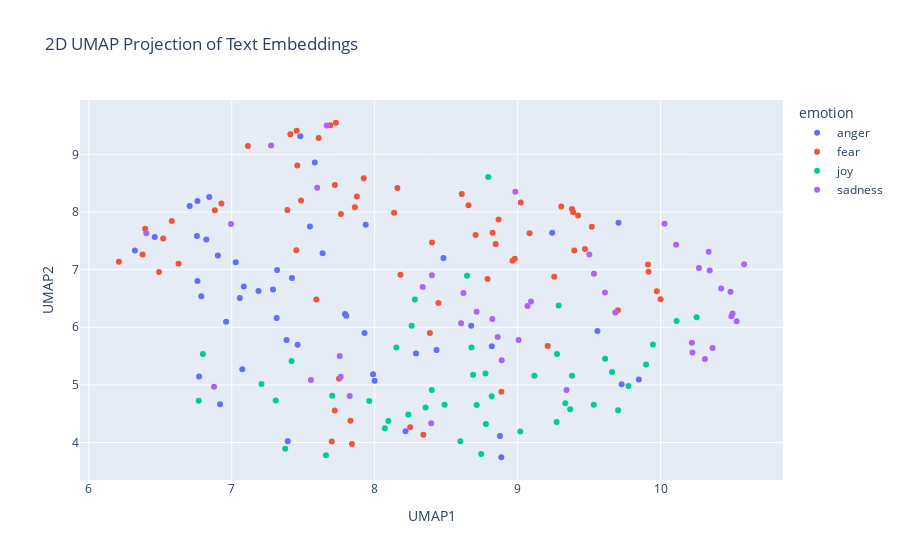

The code cell stored with this chart in its notebook:
### Code cell
import pandas as pd
import numpy as np
import umap
import plotly.express as px

# Concatenate the training and test data
combined_df = pd.concat([train_df_new, test_df_new], ignore_index=True)

# Prepare the embeddings for UMAP
# Convert the list of embeddings into a 2D numpy array
X_embeddings = np.array(combined_df['embeddings_values'].tolist())

# Apply UMAP for dimensionality reduction
reducer = umap.UMAP(n_components=2, metric='cosine', random_state=28) 
embedding_2d = reducer.fit_transform(X_embeddings)

# Create a DataFrame for plotting
df_plot = pd.DataFrame(embedding_2d, columns=['UMAP1', 'UMAP2'])
df_plot['emotion'] = combined_df['emotion']
df_plot['intensity'] = combined_df['intensity']
df_plot['text'] = combined_df['text']


# Visualize the embeddings with Plotly
fig = px.scatter(
    df_plot,
    x='UMAP1',
    y='UMAP2',
    color='emotion',  # Color points by the 'emotion' column
    hover_data=['text', 'intensity'],  # Show text and intensity on hover
    title='2D UMAP Projection of Text Embeddings'
)

fig.show()

### Figure 1 — Plotly figure (JSON) as saved in the notebook; plotly's stock layout.template omitted (floating-point values rounded to 4 significant figures)
{"data": [{"customdata": [["@JustPyroNow are you gonna do any kind of community raids when wrath of the machine drops?", 0.375], ["Bitches aggravate like what inspires you to be the biggest cunt known to man kind?", 0.854], ["Guy across from me in a really ugly suit cannot stop expressing his displeasure", 0.5], ["Do not despise the Lord ’s #discipline, do not #resent his rebuke, because the #Lord disciplines those he loves... #Proverbs 3:11-12", 0.5], ["you know cyran still hasn't done makeup based on jeongguk's tiddy like i suggested and i'm #offended", 0.479], ["I get so angry at people that don't know that you don't have a stop sign on Francis and you do at Foster #road ", 0.792], ["I get embarrassed at the slightest things and then I'll fret about it all day I hate it", 0.438], ["I wonder what American city will be next to protest about police shootings. Who's next? Smh. #whenwillitstop #angry #howmanymoretimes", 0.708], ["What the fuck am I supposed to do with no lunch, no dinner, no money and I'm off to work  #hangry #day5", 0.729], ["When you break a record in #madden I wish it didn't say the same shit after every rush like you just broke the record. #shutupphilsimms", 0.812], ["straight people are canoodling on the quad and I'm ", 0.417], ["If someone keeps #laughing at you, don't #fret  . At least u r giving #happiness .'\\n#quotes #quotestoliveby", 0.229], ["@Sophiejulia @CalebAtChipotle @calebpressleyxo relentless pipe thirst #sheltered", 0.438], ["Since the 'update' my @iPhone loses power nearly 40% faster. ", 0.438], ["@BIGGKATZ BUT arms (focused rage) is overpowered, it will be getting nerfed. It'll still be stronger than fury though", 0.468], ["the 1975 are playing antichrist why won't @sundarakarma play hustle it's an outrage", 0.417], ["@LouisFil just curious as to what you mean. No rush, no animosity, no disdain.", 0.458], ["Now that I have my ex's number now its time to prank him. #revenge #prank #whatprankIshoulddo seriously what prank I should I do", 0.5], ["@arppaul @chetanlfc @mannkakhiladi @dey_spandan @umeroffcial  Comparing Akshay Sir with this zandu balm is an insult to Akshay Sir.", 0.5], ["@JasonMillerinDC @realDonaldTrump Prudence suggests that a 8+% bump over 2-3 weeks should be viewed with SKEPTICISM. Media/HRC axis ", 0.5], ["@Trump_Videos she looks completely #rabid @realDonaldTrump", 0.5], ["@RoyEnglish roy as fiery", 0.5], ["Gotta wonder why Caller Max listens to the show in the first place if you so incense him @MSignorile", 0.375], ["@sippycoups if it hurts too much to eat, i read somewhere that marshmallows are good bc they are soft and don't irritate", 0.375], ["Follow up. Follow through. Be . #success", 0.125], ["Cheap pout my brodcast", 0.232], ["follow my girl tiff she only got 3 followers💖💘💖💘💘 @00tiffanyr", 0.188], ["Grateful for all the hungry people in my life! Hungry to learn, change, grow, help, etc - not sure anybody has it better! #relentless", 0.167], ["when you find out the initiative isn't even a thing 😧 ", 0.312], ["If I spend more than £10 in shimmy on £1 drinks I'll be raging, but we all know it's gonna happen", 0.5], ["@JustinRow10 dude the new madden 17? Haha", 0.231], ["This all resent #India #Pakistan problem is save #NawazSharif\\n@ImranKhanPTI\\n@PTIofficial", 0.312], ["Follow me on Snapchat 👻 Carlabtst15 #snapchat ", 0.188], ["Once again the only thing on my feed is naay raging about something and my brother filling in all the gaps", 0.75], ["@warFarePower dip it in boiling water", 0.396], ["Ever put your fist through your laptops screen? If so its time for a new one lmao #rage #anger #hp", 0.646], ["@BonesARP 'That is a disappointment.'\\n\\nHe fakes a pout, then starts to chuckle.", 0.438], ["Unbelievable takes 10 minutes to get through to @BarclaysUK then there's a fault and the call hangs up  #treatcustomersfairly", 0.604], ["@pbhushan1 @IndianExpress so in your opinion is this the worst delhi govt? #acrid  #hypocrisy", 0.526], ["[ @HedgehogDylan ] *she would frown a bit, folding her arms* 'why is it that every time I'm in need of assistance someone expects a lil **", 0.5], ["Just watched Django Unchained, Other people may frown, but I titter in delight! 2/5", 0.229], ["Sometimes I get mad over something so minuscule I try to ruin somebodies life not like lose your job like get you into federal prison #anger", 0.646], ["@TrussElise Obama must be fuming.. lol", 0.5], ["I think @Sam_Canaday &amp; @KYLEJDOWSON must actually have to be working like me &amp; @dowson_brady because I havent got any snap chat videos today", 0.25], ["You're so thirsty for the chance to disagree w/ the left, that you don't even realize when something is an affront to your bigoted platform.", 0.5], ["Sorry guys I have absolutely no idea what time i'll be on cam tomorrow but will keep you posted. #fuming", 0.417], ["Eat my ass' is no longer an insult", 0.438], ["@reluctantnicko Don't ask, you don't get. Apologies if I've offended you. All due respect Alan, I think you've been fed duff info.", 0.427]], "hovertemplate": "emotion=anger<br>UMAP1=%{x}<br>UMAP2=%{y}<br>text=%{customdata[0]}<br>intensity=%{customdata[1]}<extra></extra>", "legendgroup": "anger", "marker": {"color": "#636efa", "symbol": "circle"}, "mode": "markers", "name": "anger", "orientation": "v", "showlegend": true, "type": "scatter", "x": [7.384, 7.028, 7.937, 8.886, 7.421, 7.084, 9.706, 6.76, 7.317, 7.636, 9.558, 9.727, 8.0, 7.581, 7.314, 7.547, 7.929, 7.289, 6.843, 6.323, 6.461, 7.989, 6.756, 8.82, 8.216, 6.771, 7.392, 8.876, 8.481, 9.241, 7.461, 6.706, 6.918, 6.961, 8.289, 7.056, 8.675, 7.48, 6.76, 8.433, 9.848, 7.187, 6.787, 7.074, 6.822, 7.792, 6.903, 7.801], "xaxis": "x", "y": [5.781, 7.129, 7.777, 3.745, 6.854, 6.707, 7.815, 6.801, 6.993, 7.284, 5.934, 5.012, 5.07, 8.858, 6.162, 7.749, 5.899, 6.656, 8.258, 7.331, 7.565, 5.186, 7.581, 5.669, 4.198, 5.147, 4.022, 4.114, 7.2, 7.641, 5.698, 8.105, 4.666, 6.094, 5.546, 6.508, 6.025, 9.313, 8.189, 5.606, 5.094, 6.629, 6.538, 5.271, 7.522, 6.229, 7.243, 6.201], "yaxis": "y"}, {"customdata": [["@Theresa_Talbot @fleurrbie Haha...sorry about the dreadful puns... I need to get out more....I've been cooped up lately...", 0.562], ["@AlanAlanconway Same it's good but not great.Don't Breathe is the horror film of the month for me. My Fav horror film of the year (so far)", 0.292], ["shake fries", 0.181], ["I'm used to bears, I'm used to coyotes, I love the idea of wolves. But this is hard. I don't want to be fearful of the meadow or the pines.", 0.688], ["@Melanie_Pierce @HunterHayes awe ain't he a sweetheart? He's adorable! 😊😍❤️", 0.083], ["Just had to reverse half way up the woods to collect the dog n I've never even reverse parked in my life 🙄 ", 0.625], ["@___margs @juliana_f_reyes Hey Michael! Thanks for following up, yeah I think you'd be a terrific contrib. Looping in assoc ed Juliana", 0.25], ["Someone wake me when @Therealkiss make 2016 remix of 'Why'❗️b/w #TerrenceCrutcher #Election2016 #colinkapernick #terrorism #riots this 2much", 0.688], ["Even death is unreliable. Instead of zero it may be some ghastly hallucination, such as the square root of minus one.  Samuel Beckett", 0.688], ["Hope was an instinct only the reasoning human mind could kill. An animal never knew despair.", 0.521], ["Late night #thoughts. Feeling .", 0.5], ["@realDonaldTrump @KellyannePolls New campaign slogan idea...'I know you are but what am I?' #bully #Trump2016 #yourefired #deflect", 0.521], ["Just want Saturday to be over but then again I want to do good #LSAT ", 0.354], ["@sjgreer24 @cciedotnyc @Buttockus @ChrisCJackson @Bayonethics Have you read the OT and Pauline Epistles? They have countless horrid rules", 0.396], ["Sounds like Donald Trump has spent today just making extra, extra sure he'd get those frightened white, conservative, racist votes.", 0.625], ["Put my passport in a safe back after getting back from Australia 🌏. Only problem is now I can't remember where the safe is!! #panic 🛂", 0.75], ["Saga: When all of your devices and teles fail just in time for bake off  #gbbo", 0.583], ["Super shitting it about this tattoo ", 0.604], ["Wish I was a kid again. The only stressful part was whether Gabriella and Troy would get back together or not. #hsm2 ", 0.458], ["That's fucking horrific defending from Schalke", 0.562], ["$100 says Teufel is 'reassigned' within the organization before next year, but I wish it was sooner... #Mets #thirdbasecoach  #lgm", 0.417], ["Some questions you get on Twitter make you want to despair. We've been so battered. We complain but aren't convinced things could be better.", 0.66], ["That feeling you get when you know the information but scared you might do bad on a test #collegelife #nervous 😥😥", 0.854], ["@p4pictures it would be great but what if the card crashes 😱. It's happened to me twice #nightmare", 0.854], ["Hennessey - dreadful. Mutch - is he even on the pitch? Fryers - out of his depth unfortunately. #CPFC", 0.417], ["Today was horrible and it was only half a day", 0.854], ["I can't imagine keeping malice with my brothers!! I shudder when I see siblings estranged and all", 0.667], ["mattmilne76 Thank you for letting us know!  Please do not hesitate to contact us in the future, if our assistance is needed. Thank you!", 0.146], ["Recording some more #FNAF and had to FaceTime my mum to let her know I was okay after I let out a high pitched scream 😂  #suchagirl", 0.458], ["@falklands_utd @mauriciomacri \\nbecause distrust in life , Argentina has a lot of heart and this President is worth every vote.", 0.312], ["The radio just told me Lady GaGa is going country, which is like if the Beatles decided to do opera singing for their final albums #awful", 0.375], ["Unruly kids at 8am in the morning #nothanks ripping the flower beds up by the roots while their parents watch ", 0.322], ["@MikeGrunwald Anything is better than a Trump ramble. He is awful. Truly truly awful.", 0.625], ["@eileen_davidson on RHOBH, you just do not want to assume an affair while you were married so you criticize @LisaVanderpump! #awful", 0.479], ["Rojo is shocking.......absolutely shocking !!!", 0.625], ["My view of the human being is as a dynamic expression of the Cosmos we exist within #humanism #awe", 0.142], ["Now this is getting out of hand. I'm freaked out by this death...and I'm God!! #mommaGrendel ", 0.812], ["my mom recorded nightmare before Christmas for me 😍😍😍 I LOVE IT 💕", 0.14], ["I like the commercial where @kohara19, on a chocolate milk bender, steals a soccer ball from some guys and refuses to give it back. #bully", 0.396], ["@bobcesca_go @sesmithesq \\nDidn't Florida 2000 teach you anything? I live here in Palm Beach County and lived through that nightmare.", 0.604], ["When a guy comes on the train that smells like a mixture of a damp dog, old sweat and sewage works!!!! #gross  #getoffthetrain #smelly", 0.438], ["@BartholomewD It's -terrible-! We're going to the local fish/chip place in Kirribilli ", 0.354], ["My bus was in a car crash... I'm still shaking a bit... This week was an absolute horror and this was the icing on the cake... ", 0.92], ["@JasonBHampton it's Bowers. I went and drove it for a while this evening #horrible", 0.447], ["I'm scared that my coworkers are going to submit me to one of those 'wardrobe makeover' shows.  #fashion", 0.5], ["#WTF @NYSCHereToHelp @NYSC allows #gym #bully #atmosphere! #jumpship #nasty #atmosphere #unprofessional", 0.479], ["Donnie trumpeter is a vapid and vacant vile viper slithering through the landscape and playing on the gears of the fearful and afraid.", 0.604], ["Super shitting it about this tattoo #nervous", 0.88], ["@mikebairdMP @AndrewConstance @nswtaxi how many sex cases u need before u guys learn UBER is shocking to the consumer unregulated", 0.646], ["@Netflix_ME penny dreadful season 3?", 0.3], ["I seem to alternate between 'sleep-full' and sleepless nights. Tonight is a sleepless one. 😕 #insomnia  #notfair", 0.583], ["On @Varneyco/@FoxBusiness to talk latest on #Chelsea Bombing + #Ahmad_Khan_Rahami's trips to #Afghanistan/#Pakistan #tcot ", 0.604], ["@AttentiAlGatto LOL! Why would it scare me? It doesn't make any sense at all but it doesn't scare me! {chuckles}", 0.292], ["Staff on @ryainair FR1005. Asked for info and told to look online. You get what you pay for. #Ryanair @STN_Airport #Compensation ", 0.312], ["If i start growing out my mustache now, I can be Pablo Escobar for Halloween!!!", 0.25], ["The Apocalypse has hit our gym and it's  nothing what I thought it would be...\\n\\nEveryone is wearing vests! What if it's contagious? #afraid", 0.812], ["Trying to book holiday flights on @britishairways website is becoming a ", 0.312], ["Losing to Villa...'@M0tivati0nQuote: Most of the things people worry about are things that won't even matter to them a few months from now.'", 0.311], ["Thanks for ripping me off again #Luthansa €400 not enough for a one way flight to man from Frk then €30 for a bag then free at gate ", 0.375], ["So about 18mths ago i signed up to @Lumo_Energy for their @VirginAustralia / Velocity FF deal. 18 months in still no FF points ", 0.271], ["@fatgirlhealthy @MBSCBILL ....so that what do to use violence and intimidation for a polictical agenda.; aka terrorism?", 0.667], ["So about 18mths ago i signed up to @Lumo_Energy for their @VirginAustralia / Velocity FF deal. 18 months in still no FF points #shocking", 0.479], ["“We can easily #forgive a #child who is #afraid of the #dark; the real #tragedy of #life is when #men are #afraid of the #light.”–Plato", 0.375], ["You want  bad service use #frontier they have #terrible service. Go to #AT&amp;T anybody is better. I am going to complain to better business", 0.333]], "hovertemplate": "emotion=fear<br>UMAP1=%{x}<br>UMAP2=%{y}<br>text=%{customdata[0]}<br>intensity=%{customdata[1]}<extra></extra>", "legendgroup": "fear", "marker": {"color": "#EF553B", "symbol": "circle"}, "mode": "markers", "name": "fear", "orientation": "v", "showlegend": true, "type": "scatter", "x": [8.386, 7.721, 9.21, 9.396, 7.841, 9.389, 8.341, 6.491, 8.846, 9.256, 10.0, 6.211, 9.912, 6.581, 6.521, 9.38, 8.609, 9.305, 9.916, 7.485, 8.446, 8.181, 9.519, 8.706, 7.721, 8.657, 7.592, 8.248, 8.964, 7.452, 7.389, 8.136, 6.882, 6.928, 7.861, 8.886, 8.825, 7.7, 7.83, 8.401, 7.764, 7.923, 9.022, 8.159, 9.083, 7.875, 6.395, 9.423, 7.113, 7.75, 9.974, 6.376, 8.98, 7.69, 8.79, 8.867, 7.729, 9.702, 7.608, 7.454, 6.628, 7.41, 9.471, 7.459], "xaxis": "x", "y": [5.899, 4.555, 5.674, 7.331, 3.976, 7.996, 4.133, 6.958, 7.444, 6.875, 6.484, 7.137, 7.091, 7.843, 7.54, 8.05, 8.311, 8.096, 6.964, 8.201, 6.42, 6.912, 7.742, 7.602, 8.466, 8.116, 6.482, 4.267, 7.155, 7.335, 8.036, 7.985, 8.031, 8.148, 8.083, 4.882, 7.64, 4.02, 4.378, 7.468, 7.967, 8.584, 8.164, 8.418, 7.632, 8.269, 7.71, 7.938, 9.146, 5.106, 6.627, 7.262, 7.188, 9.506, 6.839, 7.869, 9.547, 6.293, 9.284, 9.408, 7.101, 9.346, 7.359, 8.807], "yaxis": "y"}, {"customdata": [["tfw you're en-route to your future :) !! @HUCJIR i'm coming for ya! #openhouse #futurecantor  #NYCletsgo", 0.56], ["It's Thursday which means it's Grey's day #TGIT ", 0.656], ["Update: I have yet to hang out with @MisElizaJane, but I'm still hopeful! #optimism", 0.462], ["Go follow #beautiful #Snowgang ♥@Amynicolehill12 ♥ #Princess #fitness #bodyposi #haircut #smile #Whitegirlwednesday", 0.604], ["The bounty hunter things a bit lively", 0.262], ["It's just the lack of company and liveliness out here that makes me bored.", 0.058], ["@biggerthanyuu He's flushed upon hearing the feeling is reciprocated. He's elated to shove himself right into his arms and hug him tightly.+", 0.5], ["We are elated to have @lisavol, Sid Espinosa and @dyuliharris, ready to inspire innovative students!!  @knightfdn @MicrosoftSV @JessicaWeare", 0.7], ["@UKLittleKitchen Defo a hearty root veg gratin. Nice comfort food as Autumn kicks in", 0.48], ["@elena_yip My random guesses for you! A potential Amelie, Kenneth of 30 Rock (but YA instead of TV) &amp; maybe w/ the optimism of Lara Jean?", 0.36], ["@FullTimeDEVILS Memphis looking bright. Rojo looking like Rojo.", 0.473], ["Meanwhile, the so-called M’s fans sit there knitting or sleeping not sure which but they certainly aren’t cheering like the other teams fans", 0.271], ["*violently screams at the four winds* WE AINT EVER GETTING OLDER *cute jovial rhythm starts* *moves hips along and waves arms in the air*", 0.604], ["What a great training course, lots of photos, fun and laughter. Photo's will be up soon #Boostercourse #fun ", 0.74], ["@MerenthaProphet - the Hunter in this way, content and joyous in simple, domestic bliss? I cannot wait for word of who you truly are to -", 0.349], ["I found #marmite in Australia. `:) ", 0.558], ["Ooh #hygge, candles, jasmine tea &amp; #GBBO ", 0.68], ["@carysmithwriter @Maria_Savva @RealRockAndRoll We're the least known band in the World, but so glad you asked #muchlove ", 0.5], ["@weebtard sparkling water wyd", 0.229], ["@ItWontCostMuch_ 'Bed done... floor will be done last... curtains! A-hah!' She tried to sound all happy and cheery but she really wasn't.--", 0.229], ["@liamch88 yeah! :) playing well ", 0.688], ["@crumpledlinen he chirp", 0.292], ["Icon is pochama.\\nHe is very cute and easily elated.", 0.64], ["@u4uzoma Boss I see you as someone that is jovial and funny. Tho av not met u in person.", 0.5], ["Lmboo , using my nephew for meme ", 0.646], ["Am I watching #BacheloretteAU or Zoolander ? #hilarious #samvrhys", 0.646], ["Smile at people and see what happens.  I think you'll be surprised #smile more #surprisepeople #influenceinternational", 0.729], ["I #rejoice in following your statutes as one rejoices in great riches. -Psalm 119:14 #TheBible", 0.434], ["@Nekudere oh ok, yeah I felt dumb like I think I would have known if it was animated at least lmao", 0.479], ["Turns out 'it' wasn't even anything to be concerned about at all. Im happy and a bit frustrated it took so long to get this answer.", 0.135], ["Make someone happy ^_^", 0.604], ["@BrightPigSEO @BrightPigSEO we provide dignified and professional funerals at prices families can afford #satisfied clients #bright pig", 0.345], ["My future must be bright af.", 0.536], ["Watch this amazing live.ly broadcast by @__.mila.__  #musically", 0.458], ["@iamglenn35 the forth character? No... not gleeful enough...", 0.146], ["@liamch88 yeah! :) playing well #optimism", 0.625], ["@GigaFag @pipertownsend_ snapchat new would beg to differ #optimism", 0.396], ["It feels good to get outside for a minute and get some fresh air.  It's hard to stay cooped up inside all day ", 0.58], ["Our tone of voice: we're like One Direction, we're thoughtful and timid, yet playful", 0.423], ["The smell of freshly cut grass didn't even cheer me up...boy oh boy", 0.229], ["I'm absolutely in love with Laurie Hernandez, she's so adorable and is always so cheerful!", 0.788], ["@Bridget_Jones was joyous. Worried I would be disappointed. Most definitely was not. #chickflick #giggles #comethefuckonbridget", 0.68], ["@diehimbeertonis She developed her 'forced smile'. I can force myself to describe it 'a little hearty maybe, sanki biraz':)", 0.208], ["How can l rule my mind !!!!!! \\nIt's hilarious that you can't 😭😑😮", 0.396], ["@harrietemmett great minds think alike. ", 0.479]], "hovertemplate": "emotion=joy<br>UMAP1=%{x}<br>UMAP2=%{y}<br>text=%{customdata[0]}<br>intensity=%{customdata[1]}<extra></extra>", "legendgroup": "joy", "marker": {"color": "#00cc96", "symbol": "circle"}, "mode": "markers", "name": "joy", "orientation": "v", "showlegend": true, "type": "scatter", "x": [8.778, 8.646, 8.399, 7.374, 9.38, 10.25, 9.334, 8.599, 8.071, 8.489, 7.703, 9.287, 9.275, 9.018, 8.775, 8.794, 8.819, 8.356, 8.151, 9.612, 8.095, 8.677, 9.367, 9.273, 6.798, 7.419, 9.703, 8.745, 8.258, 9.899, 9.533, 7.307, 8.714, 6.769, 8.688, 8.235, 7.208, 9.947, 9.117, 10.11, 7.659, 9.776, 9.661, 8.281, 7.962], "xaxis": "x", "y": [4.32, 6.894, 4.912, 3.893, 5.161, 6.172, 4.68, 4.022, 4.248, 4.655, 4.813, 6.378, 5.536, 4.191, 5.196, 8.607, 4.804, 4.609, 5.649, 5.453, 4.376, 5.648, 4.578, 4.355, 5.537, 5.417, 4.56, 3.803, 6.026, 5.355, 4.654, 4.728, 4.651, 4.723, 5.175, 4.485, 5.016, 5.701, 5.157, 6.109, 3.779, 4.982, 5.223, 6.483, 4.721], "yaxis": "y"}, {"customdata": [["i miss the guy who always make me sulk", 0.604], ["New job training= too much meat eating! Oh well. Also- got approved to drive for Lyft! Just need a car... #day35 #sober", 0.312], ["@TxDMV @ArkansasBBB i filled out the report on #baitswitch by @Carvana lets go get them fines levied. #badbusiness #honoryourdeal #unhappy", 0.542], ["#PeopleLikeMeBecause of some unknown reason but I try to discourage it", 0.278], ["@ThatWhiteSoxFan @tbtrill not as sad as the White Sox playing record ;)", 0.438], ["@DeltaAssist Tried 2 get earlier flt 2day  @BWI Turnd away bcuz it was 2 late Then agent let other pas on #silvereliteleftbehind #unhappy", 0.667], ["What do you get when you cross an #apple tree and a #pine tree? 🍎🌲\\nNothing. You can't cross-pollinate #deciduous and #coniferous #trees.", 0.146], ["@KatieBurnett ha freshers blues would love to re do all again ... ha nice tshirt .. vote for Pedro", 0.167], ["Do not be discouraged by a slowing sales market. This will test your business model and pinpoint #strengths and #weaknesses.' @Ken_Dunn", 0.271], ["@GriffinLaneP @Mediaite The Left has been protected so long, they've lost their reasoning power.", 0.312], ["Well i did hear once before that girls are attracted to men that look like their dad!  👌 #serious", 0.188], ["“The immense importance of football is sometimes scary. When you don’t win you are responsible for so many unhappy people.” - Arsene Wenger", 0.396], ["It's become a verb. 'I'm gonna Villaseñor all those old contacts I don't need anymore.' #sadness @melissavcomedy #waitingforexplanation", 0.542], ["So depressing that it's darker so much earlier now", 0.75], ["Y'all tune into Snapchat for Beans funereal", 0.5], ["@cherrivarisco @audubonsociety Oh yes, males are colourful and the Females are dull, so that they can blend in to their environment.", 0.292], ["Currently unfollowing anything relating to disneyworld or Florida! #holidayblues #depressing #wantogoback 😭💔", 0.75], ["So now... yeah. I'm home again.\\nStill feeling mixed up inside &amp; kinda gloomy. But a little more optimistic that I'll figure this out.", 0.521], ["so gutted i dropped one of my earrings down the sink at school", 0.667], ["@littlemore20 I had a nice Italian ice-cream whilst resting my tired paws. Honey flavoured, naturally! #FurryTails #lost #Venice.", 0.271], ["When will the weeks full of Mondays end?? ", 0.688], ["So @JeffProbst those of us born in 85 have no generation! Where is the gen-less tribe! Ha! #survivor #lost soles", 0.354], ["-- used as a pawn in this red woman's game] For now, try not to fret and act as if nothing is amiss. This is a royal -- @TheLadyOfGlenco", 0.354], ["@TNFryed Jesus, you just made think that of all the Vols v fl games I've seen. I've never seen a win. #depression", 0.833], ["What day is it #lost", 0.5], ["The man who is a pessimist before 48 knows too much; if he is an optimist after it, he knows too little.'\\n-Mark Twain", 0.417], ["@TootingCommon stop!!! Don't make me laugh when I'm being sad.", 0.708], ["The moment of the day when you have to start to plaster a smile in your face. #depression", 0.854], ["@jeremycorbyn @magstogether my god is @jeremycorbyn a full shilling? Seriously you need a major rethink or no lab gove in your lifetime ", 0.417], ["@keyshamackie it's fucking dreadful for live footy matches", 0.571], ["The fact I haven't had to wear a bra for a week and knowing I'll have to start wearing one again after tomorrow is depressing 🙄🙄", 0.646], ["When you have 15 doe run the opposite side of you 🙁 #depression", 0.854], ["So I tried to give her time to sober up, while waiting at the our friend's house. 2 hours later, gal wake up out her nap to vomit again.", 0.438], ["Sometimes people leave you halfway through the wood. Do not let it grieve you, no one leaves for good. #youarenotalone #nooneisalone", 0.417], ["@RiRiMathew even when we're fighting I'm laughing. I probably have serious ingrained issues😂🤗", 0.146], ["aaahhhh! a little @OtisRedding to soothe the soul. #music ", 0.25], ["yesterday i finished watching penny dreadful and from all the beautiful things i saw one question remains: were the writers HIM's fans?", 0.312], ["@OHSOVICTORIOUS_ @FaZeAdapt We all seen it coming.. it's sad. But her Instagram comments on her pics are funny. Adapts fans blew it up 😂😂😂", 0.354], ["I'd rather laugh with the rarest genius, in beautiful alliance with his own being, where he kept his sadness. #melancholy", 0.688], ["If you #invest in my new #film I will stop asking you to invest in my new film. #concessions #crime #despair #shortsightedness #celebrities", 0.458], ["Wow just watched Me Before You and it was seriously one of the most depressing movies of my life", 0.667], ["Hello my dear friends, I will be back online this Friday night. I miss you! #sober #sobriety #recovery", 0.417], ["@LeePorter94 @DomMcGovern_ hi Dom I saw u at Notts county away, looking for 1 mufc away ticket will pay ", 0.312]], "hovertemplate": "emotion=sadness<br>UMAP1=%{x}<br>UMAP2=%{y}<br>text=%{customdata[0]}<br>intensity=%{customdata[1]}<extra></extra>", "legendgroup": "sadness", "marker": {"color": "#ab63fa", "symbol": "circle"}, "mode": "markers", "name": "sadness", "orientation": "v", "showlegend": true, "type": "scatter", "x": [10.53, 10.31, 7.275, 9.342, 9.094, 7.665, 8.621, 7.825, 9.683, 6.402, 9.007, 9.611, 9.069, 10.34, 6.876, 8.861, 10.34, 10.22, 10.03, 8.984, 9.502, 7.756, 8.888, 10.27, 8.4, 9.534, 8.713, 10.49, 6.995, 7.598, 10.11, 10.42, 10.22, 10.5, 8.604, 8.395, 7.554, 8.823, 10.5, 8.336, 10.58, 10.36, 7.762], "xaxis": "x", "y": [6.106, 5.447, 9.152, 4.912, 6.448, 9.5, 6.594, 4.809, 6.256, 7.629, 5.781, 6.602, 6.371, 6.983, 4.967, 5.833, 7.311, 5.73, 7.794, 8.351, 7.262, 5.501, 5.427, 7.03, 6.902, 6.929, 6.269, 6.617, 7.791, 8.419, 7.433, 6.672, 5.563, 6.238, 6.07, 4.335, 5.084, 6.144, 6.191, 6.698, 7.092, 5.64, 5.139], "yaxis": "y"}], "layout": {"autosize": true, "legend": {"title": {"text": "emotion"}, "tracegroupgap": 0}, "title": {"text": "2D UMAP Projection of Text Embeddings"}, "xaxis": {"anchor": "y", "autorange": true, "domain": [0, 1], "range": [5.945, 10.85], "title": {"text": "UMAP1"}, "type": "linear"}, "yaxis": {"anchor": "x", "autorange": true, "domain": [0, 1], "range": [3.266, 10.03], "title": {"text": "UMAP2"}, "type": "linear"}}}
